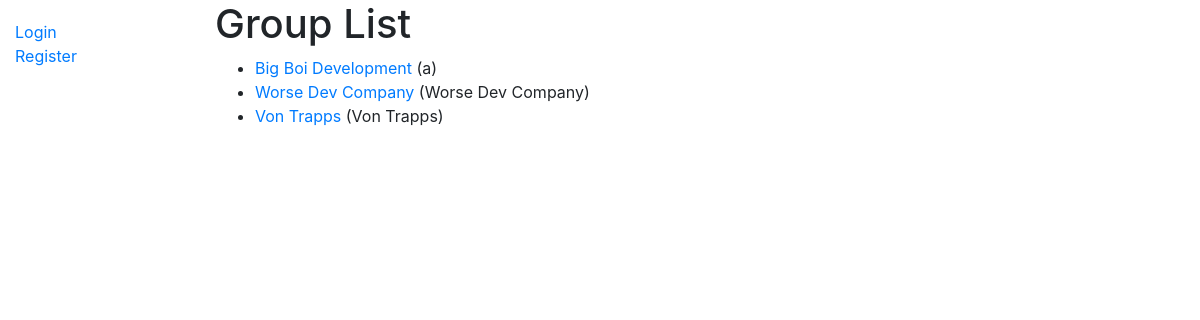
The app's page /groups/ with its own data.
### PlusOneApp/models.py (models this page shows, shortened)
class Group(models.Model):
    title = models.CharField(max_length=200, primary_key=True)
    description = models.TextField(help_text='Enter a description of for group')
    def curMembers(self):
        return self.membership_set.all().count()
    curMembers.short_description = "Number of members"
    idealCount = models.IntegerField(default=1)
    activities = models.ManyToManyField(Activity, help_text='Select the activities for this group')
    profilePic = models.ImageField(upload_to=None, height_field=None, width_field=None, max_length=None, blank=True, default="static/images/default_group_image.png")
    def displayActivities(self):
        return ', '.join(act.name for act in self.activities.all()[:3])
    displayActivities.short_description = 'Activites'
    def get_absolute_url(self):
        return reverse('group-profile', args=[str(self.title)])

### PlusOneApp/views.py (the view)
# urls.py: path('groups/', views.GroupListView.as_view(), name="groups"),
class GroupListView(generic.ListView):
    model = Group
    context_object_name = 'group_list'
    queryset = Group.objects.all()
    template_name = 'groups/mylist.html'

### PlusOneApp/templates/PlusOneApp/group_list.html
{% extends "base_generic.html" %}
{% block content %}
  <h1>Group List</h1>
  {% if group_list %}
  <ul>
    {% for group in group_list %}
      <li>
        <a href="{{ group.get_absolute_url }}">{{ group.title }}</a> ({{group.description}})
      </li>
    {% endfor %}
  </ul>
  {% else %}
    <p>There are no groups in the database.</p>
  {% endif %}
{% endblock %}

### records on screen
Group: title "Big Boi Development", description "a"
Group: title "Worse Dev Company", description "Worse Dev Company"
Group: title "Von Trapps", description "Von Trapps"
